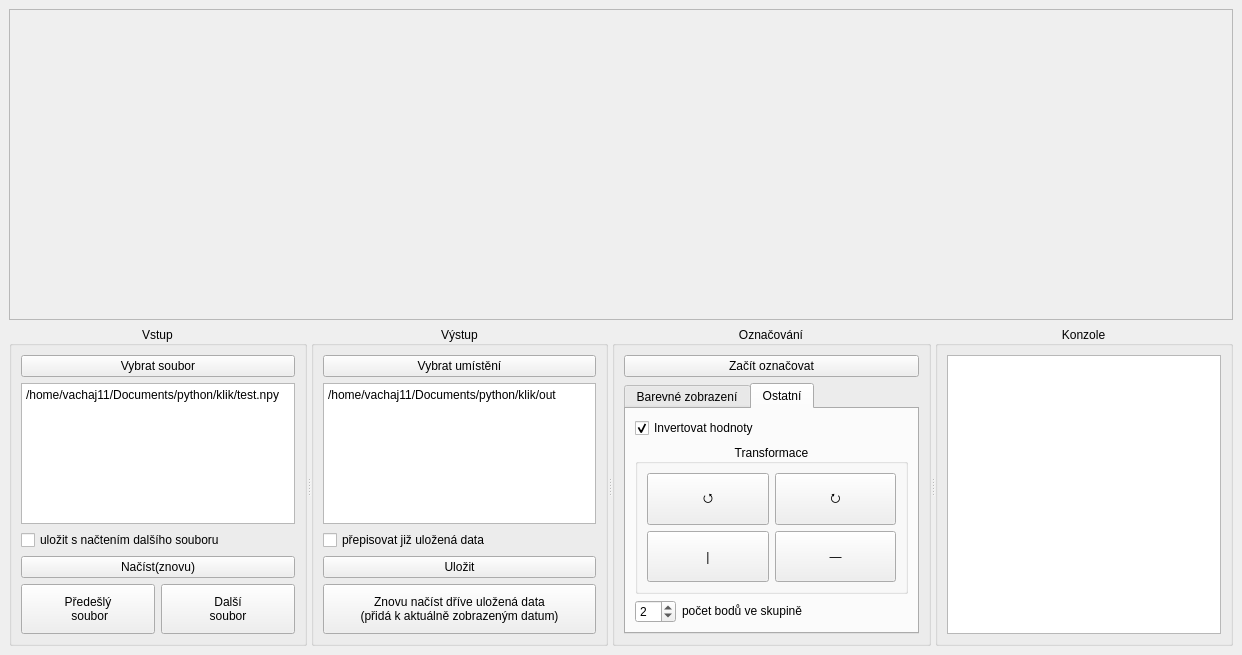
<?xml version="1.0" encoding="UTF-8"?>
<ui version="4.0">
 <class>MainWindow</class>
 <widget class="QMainWindow" name="MainWindow">
  <property name="geometry">
   <rect>
    <x>0</x>
    <y>0</y>
    <width>1242</width>
    <height>655</height>
   </rect>
  </property>
  <property name="mouseTracking">
   <bool>false</bool>
  </property>
  <property name="windowTitle">
   <string>MainWindow</string>
  </property>
  <property name="windowIcon">
   <iconset theme="edit-find-replace">
    <normaloff>.</normaloff>.</iconset>
  </property>
  <widget class="QWidget" name="centralwidget">
   <property name="sizePolicy">
    <sizepolicy hsizetype="Preferred" vsizetype="Preferred">
     <horstretch>0</horstretch>
     <verstretch>0</verstretch>
    </sizepolicy>
   </property>
   <layout class="QVBoxLayout" name="verticalLayout_3">
    <item>
     <widget class="QLabel" name="picture">
      <property name="sizePolicy">
       <sizepolicy hsizetype="Ignored" vsizetype="Ignored">
        <horstretch>0</horstretch>
        <verstretch>0</verstretch>
       </sizepolicy>
      </property>
      <property name="minimumSize">
       <size>
        <width>0</width>
        <height>0</height>
       </size>
      </property>
      <property name="baseSize">
       <size>
        <width>0</width>
        <height>0</height>
       </size>
      </property>
      <property name="mouseTracking">
       <bool>true</bool>
      </property>
      <property name="toolTip">
       <string>hlavní vokno pro opráski
(funguje tady Ctrl+Z btw.)</string>
      </property>
      <property name="frameShape">
       <enum>QFrame::StyledPanel</enum>
      </property>
      <property name="frameShadow">
       <enum>QFrame::Sunken</enum>
      </property>
      <property name="lineWidth">
       <number>1</number>
      </property>
      <property name="midLineWidth">
       <number>0</number>
      </property>
      <property name="text">
       <string/>
      </property>
      <property name="alignment">
       <set>Qt::AlignLeading|Qt::AlignLeft|Qt::AlignTop</set>
      </property>
      <property name="wordWrap">
       <bool>true</bool>
      </property>
     </widget>
    </item>
    <item>
     <widget class="QSplitter" name="splitter">
      <property name="orientation">
       <enum>Qt::Horizontal</enum>
      </property>
      <widget class="QGroupBox" name="groupBox">
       <property name="sizePolicy">
        <sizepolicy hsizetype="Preferred" vsizetype="Fixed">
         <horstretch>0</horstretch>
         <verstretch>0</verstretch>
        </sizepolicy>
       </property>
       <property name="toolTip">
        <string>tady se řeší všechno ohledně vstupních dat</string>
       </property>
       <property name="title">
        <string>Vstup</string>
       </property>
       <property name="alignment">
        <set>Qt::AlignCenter</set>
       </property>
       <layout class="QVBoxLayout" name="verticalLayout">
        <item>
         <widget class="QPushButton" name="loca_in">
          <property name="cursor">
           <cursorShape>PointingHandCursor</cursorShape>
          </property>
          <property name="toolTip">
           <string>klasický výběr souboru prohlížečem</string>
          </property>
          <property name="text">
           <string>Vybrat soubor</string>
          </property>
          <property name="icon">
           <iconset theme="document-open">
            <normaloff>.</normaloff>.</iconset>
          </property>
         </widget>
        </item>
        <item>
         <widget class="QPlainTextEdit" name="umiste">
          <property name="sizePolicy">
           <sizepolicy hsizetype="Expanding" vsizetype="Ignored">
            <horstretch>0</horstretch>
            <verstretch>0</verstretch>
           </sizepolicy>
          </property>
          <property name="minimumSize">
           <size>
            <width>0</width>
            <height>10</height>
           </size>
          </property>
          <property name="baseSize">
           <size>
            <width>0</width>
            <height>10</height>
           </size>
          </property>
          <property name="toolTip">
           <string>nebo i možnost přímého zadání adresy, je-li libo</string>
          </property>
          <property name="plainText">
           <string>/home/vachaj11/Documents/python/klik/test.npy</string>
          </property>
         </widget>
        </item>
        <item>
         <widget class="QCheckBox" name="with_next">
          <property name="cursor">
           <cursorShape>PointingHandCursor</cursorShape>
          </property>
          <property name="toolTip">
           <string>možnost automatického ukládání pro speedrunnery</string>
          </property>
          <property name="text">
           <string>uložit s načtením dalšího souboru</string>
          </property>
          <property name="checked">
           <bool>false</bool>
          </property>
         </widget>
        </item>
        <item>
         <widget class="QPushButton" name="loader">
          <property name="cursor">
           <cursorShape>PointingHandCursor</cursorShape>
          </property>
          <property name="toolTip">
           <string>načte soubor z výše uvedené adresy
(alias Control + R)</string>
          </property>
          <property name="text">
           <string>Načíst(znovu)</string>
          </property>
          <property name="icon">
           <iconset theme="image-x-generic">
            <normaloff>.</normaloff>.</iconset>
          </property>
         </widget>
        </item>
        <item>
         <layout class="QHBoxLayout" name="horizontalLayout">
          <item>
           <widget class="QPushButton" name="last">
            <property name="minimumSize">
             <size>
              <width>0</width>
              <height>50</height>
             </size>
            </property>
            <property name="cursor">
             <cursorShape>PointingHandCursor</cursorShape>
            </property>
            <property name="toolTip">
             <string>načte dle názvu předchozí soubor
(pokud teda nějaký je)
(alias Control + A)</string>
            </property>
            <property name="text">
             <string>Předešlý
 soubor</string>
            </property>
            <property name="icon">
             <iconset theme="go-previous">
              <normaloff>.</normaloff>.</iconset>
            </property>
           </widget>
          </item>
          <item>
           <widget class="QPushButton" name="next">
            <property name="enabled">
             <bool>true</bool>
            </property>
            <property name="minimumSize">
             <size>
              <width>0</width>
              <height>50</height>
             </size>
            </property>
            <property name="cursor">
             <cursorShape>PointingHandCursor</cursorShape>
            </property>
            <property name="toolTip">
             <string>načte dle názvu následující soubor
(pokud teda nějaký je)
(alias Control + D)</string>
            </property>
            <property name="autoFillBackground">
             <bool>false</bool>
            </property>
            <property name="text">
             <string>Další
soubor</string>
            </property>
            <property name="icon">
             <iconset theme="go-next">
              <normaloff>.</normaloff>.</iconset>
            </property>
            <property name="flat">
             <bool>false</bool>
            </property>
           </widget>
          </item>
         </layout>
        </item>
       </layout>
      </widget>
      <widget class="QGroupBox" name="groupBox_2">
       <property name="sizePolicy">
        <sizepolicy hsizetype="Preferred" vsizetype="Fixed">
         <horstretch>0</horstretch>
         <verstretch>0</verstretch>
        </sizepolicy>
       </property>
       <property name="toolTip">
        <string>kam se sypou naklikaná data:</string>
       </property>
       <property name="title">
        <string>Výstup</string>
       </property>
       <property name="alignment">
        <set>Qt::AlignCenter</set>
       </property>
       <property name="flat">
        <bool>false</bool>
       </property>
       <layout class="QVBoxLayout" name="verticalLayout_2">
        <item>
         <widget class="QPushButton" name="loca_out">
          <property name="cursor">
           <cursorShape>PointingHandCursor</cursorShape>
          </property>
          <property name="toolTip">
           <string>prohlížeč souborů, klasika</string>
          </property>
          <property name="text">
           <string>Vybrat umístění</string>
          </property>
          <property name="icon">
           <iconset theme="folder-open">
            <normaloff>.</normaloff>.</iconset>
          </property>
         </widget>
        </item>
        <item>
         <widget class="QPlainTextEdit" name="umiste_out">
          <property name="sizePolicy">
           <sizepolicy hsizetype="Expanding" vsizetype="Ignored">
            <horstretch>0</horstretch>
            <verstretch>0</verstretch>
           </sizepolicy>
          </property>
          <property name="minimumSize">
           <size>
            <width>0</width>
            <height>10</height>
           </size>
          </property>
          <property name="baseSize">
           <size>
            <width>0</width>
            <height>10</height>
           </size>
          </property>
          <property name="toolTip">
           <string>okýnko pro superusery</string>
          </property>
          <property name="plainText">
           <string>/home/vachaj11/Documents/python/klik/out</string>
          </property>
         </widget>
        </item>
        <item>
         <widget class="QCheckBox" name="rewrite">
          <property name="cursor">
           <cursorShape>PointingHandCursor</cursorShape>
          </property>
          <property name="mouseTracking">
           <bool>true</bool>
          </property>
          <property name="toolTip">
           <string>dělá, co má v popisu práce</string>
          </property>
          <property name="text">
           <string>přepisovat již uložená data</string>
          </property>
         </widget>
        </item>
        <item>
         <widget class="QPushButton" name="saver">
          <property name="cursor">
           <cursorShape>PointingHandCursor</cursorShape>
          </property>
          <property name="toolTip">
           <string>většinou uloží naklikaná data
(alias Control + S)</string>
          </property>
          <property name="text">
           <string>Uložit</string>
          </property>
          <property name="icon">
           <iconset theme="document-save">
            <normaloff>.</normaloff>.</iconset>
          </property>
         </widget>
        </item>
        <item>
         <widget class="QPushButton" name="reload">
          <property name="minimumSize">
           <size>
            <width>0</width>
            <height>50</height>
           </size>
          </property>
          <property name="cursor">
           <cursorShape>PointingHandCursor</cursorShape>
          </property>
          <property name="toolTip">
           <string>umožňuje načíst a navázat na dřívější práci, nebo ji třeba zkontrolovat
(není možné aktivovat, když žádná dřívější práce není)</string>
          </property>
          <property name="text">
           <string>Znovu načíst dříve uložená data
(přidá k aktuálně zobrazeným datum)</string>
          </property>
          <property name="icon">
           <iconset theme="document-revert">
            <normaloff>.</normaloff>.</iconset>
          </property>
         </widget>
        </item>
       </layout>
      </widget>
      <widget class="QGroupBox" name="groupBox_3">
       <property name="toolTip">
        <string>konečně to zajímavý - klikání</string>
       </property>
       <property name="title">
        <string>Označování</string>
       </property>
       <property name="alignment">
        <set>Qt::AlignCenter</set>
       </property>
       <layout class="QVBoxLayout" name="verticalLayout_9">
        <item>
         <widget class="QPushButton" name="marker">
          <property name="cursor">
           <cursorShape>PointingHandCursor</cursorShape>
          </property>
          <property name="toolTip">
           <string>zapne klikací mód
(v retrospektivě celkem zbytečná funkce)
(netřeba vypínat)</string>
          </property>
          <property name="text">
           <string>Začít označovat</string>
          </property>
          <property name="icon">
           <iconset theme="edit-find-replace">
            <normaloff>.</normaloff>.</iconset>
          </property>
          <property name="checkable">
           <bool>true</bool>
          </property>
         </widget>
        </item>
        <item>
         <widget class="QTabWidget" name="tabWidget">
          <property name="currentIndex">
           <number>1</number>
          </property>
          <widget class="QWidget" name="tab">
           <attribute name="title">
            <string>Barevné zobrazení</string>
           </attribute>
           <layout class="QVBoxLayout" name="verticalLayout_8">
            <item>
             <layout class="QHBoxLayout" name="horizontalLayout_2">
              <item>
               <widget class="QGroupBox" name="groupBox_5">
                <property name="toolTip">
                 <string>tady se hýbe s kontrastem</string>
                </property>
                <property name="title">
                 <string>Kontrast</string>
                </property>
                <property name="alignment">
                 <set>Qt::AlignCenter</set>
                </property>
                <layout class="QVBoxLayout" name="verticalLayout_5">
                 <item>
                  <widget class="QDial" name="dial_2">
                   <property name="sizePolicy">
                    <sizepolicy hsizetype="Preferred" vsizetype="Minimum">
                     <horstretch>0</horstretch>
                     <verstretch>0</verstretch>
                    </sizepolicy>
                   </property>
                   <property name="minimum">
                    <number>1</number>
                   </property>
                   <property name="maximum">
                    <number>11</number>
                   </property>
                   <property name="singleStep">
                    <number>1</number>
                   </property>
                   <property name="value">
                    <number>6</number>
                   </property>
                  </widget>
                 </item>
                </layout>
               </widget>
              </item>
              <item>
               <widget class="QGroupBox" name="groupBox_6">
                <property name="toolTip">
                 <string>a tady s jasem</string>
                </property>
                <property name="title">
                 <string>Jas</string>
                </property>
                <property name="alignment">
                 <set>Qt::AlignCenter</set>
                </property>
                <layout class="QVBoxLayout" name="verticalLayout_4">
                 <item>
                  <widget class="QDial" name="dial">
                   <property name="sizePolicy">
                    <sizepolicy hsizetype="Preferred" vsizetype="Minimum">
                     <horstretch>0</horstretch>
                     <verstretch>0</verstretch>
                    </sizepolicy>
                   </property>
                   <property name="minimum">
                    <number>1</number>
                   </property>
                   <property name="maximum">
                    <number>39</number>
                   </property>
                   <property name="value">
                    <number>20</number>
                   </property>
                  </widget>
                 </item>
                </layout>
               </widget>
              </item>
             </layout>
            </item>
            <item>
             <widget class="QGroupBox" name="groupBox_7">
              <property name="sizePolicy">
               <sizepolicy hsizetype="Preferred" vsizetype="Fixed">
                <horstretch>0</horstretch>
                <verstretch>0</verstretch>
               </sizepolicy>
              </property>
              <property name="toolTip">
               <string>umožní vybrat jednu z mnoha colormap
 moje oblíbená je možnost 3</string>
              </property>
              <property name="title">
               <string>Zbarvení</string>
              </property>
              <property name="alignment">
               <set>Qt::AlignCenter</set>
              </property>
              <layout class="QVBoxLayout" name="verticalLayout_7">
               <item>
                <widget class="QSlider" name="slider2">
                 <property name="cursor">
                  <cursorShape>ArrowCursor</cursorShape>
                 </property>
                 <property name="minimum">
                  <number>0</number>
                 </property>
                 <property name="maximum">
                  <number>8</number>
                 </property>
                 <property name="value">
                  <number>2</number>
                 </property>
                 <property name="orientation">
                  <enum>Qt::Horizontal</enum>
                 </property>
                </widget>
               </item>
              </layout>
             </widget>
            </item>
           </layout>
          </widget>
          <widget class="QWidget" name="tab_2">
           <attribute name="title">
            <string>Ostatní</string>
           </attribute>
           <layout class="QVBoxLayout" name="verticalLayout_11">
            <item>
             <widget class="QCheckBox" name="invert">
              <property name="cursor">
               <cursorShape>PointingHandCursor</cursorShape>
              </property>
              <property name="toolTip">
               <string>změní den v noc a noc v den</string>
              </property>
              <property name="text">
               <string>Invertovat hodnoty</string>
              </property>
              <property name="checked">
               <bool>true</bool>
              </property>
             </widget>
            </item>
            <item>
             <widget class="QGroupBox" name="groupBox_8">
              <property name="sizePolicy">
               <sizepolicy hsizetype="Preferred" vsizetype="Preferred">
                <horstretch>0</horstretch>
                <verstretch>0</verstretch>
               </sizepolicy>
              </property>
              <property name="toolTip">
               <string>zde se vše převrací a rotuje</string>
              </property>
              <property name="title">
               <string>Transformace</string>
              </property>
              <property name="alignment">
               <set>Qt::AlignCenter</set>
              </property>
              <layout class="QGridLayout" name="gridLayout">
               <item row="1" column="1">
                <widget class="QPushButton" name="horiz">
                 <property name="sizePolicy">
                  <sizepolicy hsizetype="Minimum" vsizetype="Minimum">
                   <horstretch>0</horstretch>
                   <verstretch>0</verstretch>
                  </sizepolicy>
                 </property>
                 <property name="toolTip">
                  <string>zrcadlit horizontálně</string>
                 </property>
                 <property name="text">
                  <string>|</string>
                 </property>
                </widget>
               </item>
               <item row="1" column="2">
                <widget class="QPushButton" name="verti">
                 <property name="sizePolicy">
                  <sizepolicy hsizetype="Minimum" vsizetype="Minimum">
                   <horstretch>0</horstretch>
                   <verstretch>0</verstretch>
                  </sizepolicy>
                 </property>
                 <property name="minimumSize">
                  <size>
                   <width>0</width>
                   <height>35</height>
                  </size>
                 </property>
                 <property name="baseSize">
                  <size>
                   <width>0</width>
                   <height>50</height>
                  </size>
                 </property>
                 <property name="toolTip">
                  <string>zrcadlit vertikálně</string>
                 </property>
                 <property name="text">
                  <string>―</string>
                 </property>
                </widget>
               </item>
               <item row="0" column="1">
                <widget class="QPushButton" name="counter">
                 <property name="sizePolicy">
                  <sizepolicy hsizetype="Minimum" vsizetype="Minimum">
                   <horstretch>0</horstretch>
                   <verstretch>0</verstretch>
                  </sizepolicy>
                 </property>
                 <property name="toolTip">
                  <string>otočit proti směru hodinových ručiček</string>
                 </property>
                 <property name="text">
                  <string>⭯</string>
                 </property>
                </widget>
               </item>
               <item row="0" column="2">
                <widget class="QPushButton" name="clock">
                 <property name="sizePolicy">
                  <sizepolicy hsizetype="Minimum" vsizetype="Minimum">
                   <horstretch>0</horstretch>
                   <verstretch>0</verstretch>
                  </sizepolicy>
                 </property>
                 <property name="toolTip">
                  <string>otočit po směru hodinových ručiček</string>
                 </property>
                 <property name="text">
                  <string>⭮</string>
                 </property>
                </widget>
               </item>
              </layout>
             </widget>
            </item>
            <item>
             <layout class="QHBoxLayout" name="horizontalLayout_3">
              <item>
               <widget class="QSpinBox" name="ingroup">
                <property name="sizePolicy">
                 <sizepolicy hsizetype="Fixed" vsizetype="Fixed">
                  <horstretch>0</horstretch>
                  <verstretch>0</verstretch>
                 </sizepolicy>
                </property>
                <property name="toolTip">
                 <string>pro zobecnění funkčnosti je možné nastavit počet bodů</string>
                </property>
                <property name="suffix">
                 <string/>
                </property>
                <property name="prefix">
                 <string/>
                </property>
                <property name="minimum">
                 <number>1</number>
                </property>
                <property name="maximum">
                 <number>15</number>
                </property>
                <property name="singleStep">
                 <number>1</number>
                </property>
                <property name="value">
                 <number>2</number>
                </property>
               </widget>
              </item>
              <item>
               <widget class="QLabel" name="label">
                <property name="sizePolicy">
                 <sizepolicy hsizetype="Preferred" vsizetype="Fixed">
                  <horstretch>0</horstretch>
                  <verstretch>0</verstretch>
                 </sizepolicy>
                </property>
                <property name="toolTip">
                 <string>pro zobecnění funkčnosti je možné nastavit počet bodů</string>
                </property>
                <property name="text">
                 <string>počet bodů ve skupině</string>
                </property>
               </widget>
              </item>
             </layout>
            </item>
           </layout>
          </widget>
         </widget>
        </item>
       </layout>
      </widget>
      <widget class="QGroupBox" name="groupBox_4">
       <property name="toolTip">
        <string>malý náhled do myšlenkových procesů programu</string>
       </property>
       <property name="title">
        <string>Konzole</string>
       </property>
       <property name="alignment">
        <set>Qt::AlignCenter</set>
       </property>
       <layout class="QVBoxLayout" name="verticalLayout_10">
        <item>
         <widget class="QTextBrowser" name="info">
          <property name="sizePolicy">
           <sizepolicy hsizetype="Expanding" vsizetype="Minimum">
            <horstretch>0</horstretch>
            <verstretch>0</verstretch>
           </sizepolicy>
          </property>
          <property name="minimumSize">
           <size>
            <width>200</width>
            <height>0</height>
           </size>
          </property>
          <property name="cursor" stdset="0">
           <cursorShape>IBeamCursor</cursorShape>
          </property>
          <property name="toolTip">
           <string>zde se poslušně hlásí všechno dění v pozadí
(ale trochu Potěmkinovsky jen tehdy, když to běží, jak má,
 jinak je třeba sledovat Pythonovskou konzoli)</string>
          </property>
         </widget>
        </item>
       </layout>
      </widget>
     </widget>
    </item>
   </layout>
  </widget>
 </widget>
 <tabstops>
  <tabstop>loca_in</tabstop>
  <tabstop>umiste</tabstop>
  <tabstop>with_next</tabstop>
  <tabstop>loader</tabstop>
  <tabstop>next</tabstop>
 </tabstops>
 <resources/>
 <connections/>
</ui>
